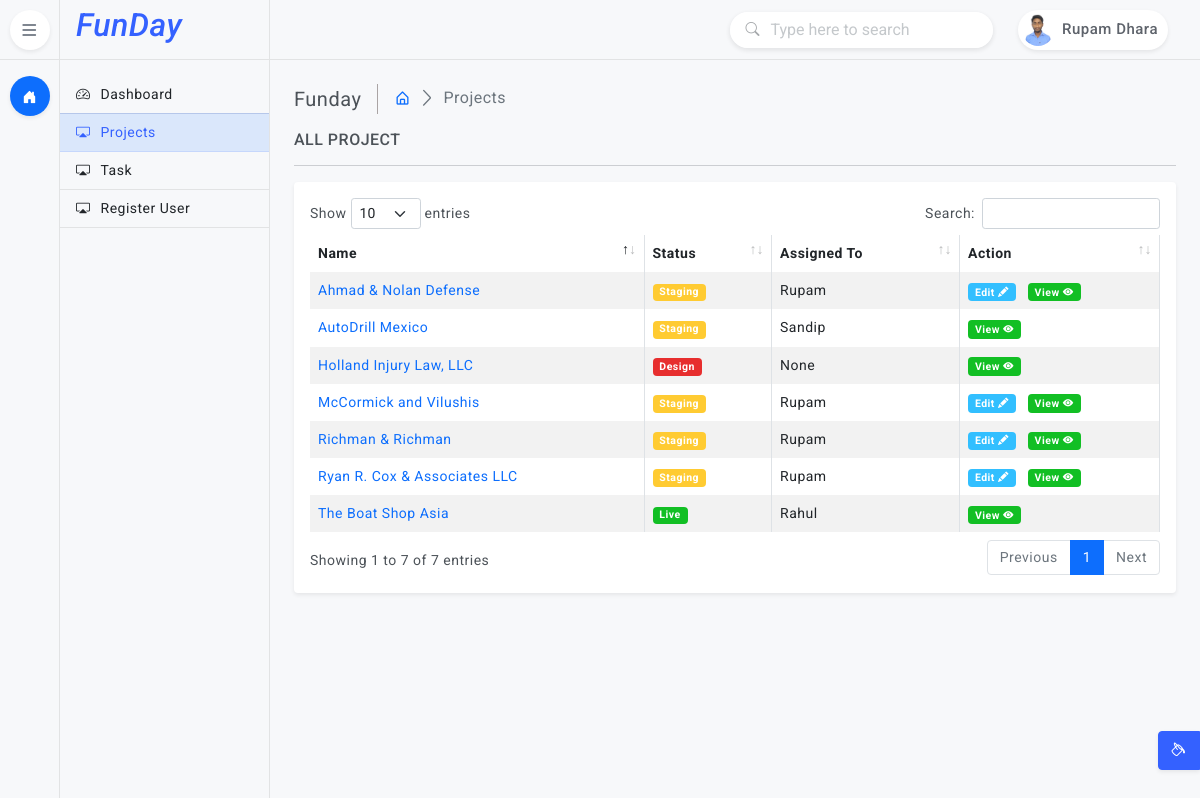
Page /project/ (signed in) on the committed database.
### account/models.py (models this page shows)
class Member(AbstractUser):
    username = None
    email = models.EmailField(unique=True)
    profile_image = models.ImageField(upload_to='user/', null=True, blank=True)
    designation = models.CharField(max_length=255, null=True, blank=True)
    objects = UserManager()
    USERNAME_FIELD = 'email'
    REQUIRED_FIELDS = []
    def __str__(self):
        return self.first_name

### project/models.py (models this page shows, shortened)
class Project(models.Model):
    title = models.CharField(max_length=255)
    slug = models.SlugField(default='', null=True, blank=True, max_length=100)
    associate = models.ForeignKey(Member, on_delete=models.CASCADE, null=True, blank=True)
    status = models.ForeignKey(ProjectStatus, on_delete=models.CASCADE)
    description = HTMLField(null=True, blank=True)
    url = models.URLField(default='', null=True, blank=True)
    adminurl = models.URLField(max_length=200, null=True, blank=True)
    username = models.CharField(max_length=255, default='', null=True, blank=True)
    password = models.CharField(max_length=255, default='', null=True, blank=True)
    extra_credential = HTMLField(null=True, blank=True)
    date_created = models.DateTimeField(default=datetime.now)

class ProjectStatus(models.Model):
    name = models.CharField(max_length=255)
    def __str__(self):
        return self.name

### project/views.py (the view)
# urls.py: path('', views.Projects, name='project'),
@login_required
def Projects(request):
    theme = request.session.get('inlineRadioOptions')
    project = Project.objects.all().order_by('title')
    data = {
        'project' : project,
        'theme' : theme
    }
    return render(request, 'project.html', data)

### templates/project.html (shortened to what this page needs)
{% extends "base.html" %}
{% block 'content' %}
    <main class="page-content">
        <div class="page-breadcrumb d-none d-sm-flex align-items-center mb-3">
            <div class="breadcrumb-title pe-3">Funday</div>
            <div class="ps-3">
                <nav aria-label="breadcrumb">
                    <ol class="breadcrumb mb-0 p-0">
                        <li class="breadcrumb-item"><a href="javascript:;"><i class="bx bx-home-alt"></i></a>
                        </li>
                        <li class="breadcrumb-item active" aria-current="page">Projects</li>
                    </ol>
                </nav>
            </div>
        </div>
        <h6 class="mb-0 text-uppercase">All project</h6>
            <hr />
            <div class="card">
                <div class="card-body">
                    <div class="table-responsive">
                        <table id="example" class="table table-striped table-bordered" style="width:100%">
                            <thead>
                                <tr>
                                    <th>Name</th>
                                    <th>Status</th>
                                    <th>Assigned To</th>
                                    <th>Action</th>
                                </tr>
                            </thead>
                            <tbody>
                                {% for x in project %}
                                    <tr>
                                        <td><a href="{% url "projectdetails" x.slug %}">{{ x.title }}</a></td>
                                        <td><span class="badge {% if x.status_id == 1 %} bg-danger{% elif x.status_id == 2 %} bg-warning{% elif x.status_id == 3 %} bg-success{% endif %}">{{ x.status }}</span></td>
                                        <td>{{x.associate}}</td>
                                        <td>{% if request.user.id == x.associate_id %}<a class="badge bg-info" href="{% url "projectedit" x.id %}">Edit <i class="bi bi-pencil-fill"></i></a>&nbsp;&nbsp; {% endif %}<a class="badge bg-success" href="{% url "projectdetails" x.slug %}">View <i class="bi bi-eye-fill"></i></a></td>
                                    </tr>
                                {% endfor %}
                            </tbody>
                        </table>
                    </div>
                </div>
            </div>
    </main>
{% endblock 'content' %}

### templates/base.html (shortened to what this page needs)
<!doctype html>
{% if theme == 'dark' %}
<html lang="en" class="dark-theme">
{% else %}
<html lang="en" class="minimal-theme">
{% endif %}
<head>
    <link href="/static/plugins/simplebar/css/simplebar.css" rel="stylesheet" />
    <link href="/static/plugins/perfect-scrollbar/css/perfect-scrollbar.css" rel="stylesheet" />
    <link href="/static/plugins/datatable/css/dataTables.bootstrap5.min.css" rel="stylesheet" />
    <link href="/static/css/bootstrap.min.css" rel="stylesheet" />
    <link href="/static/css/bootstrap-extended.css" rel="stylesheet" />
    <link href="/static/css/style.css" rel="stylesheet" />
    <link href="/static/css/icons.css" rel="stylesheet">
    <link rel="stylesheet" href="https://cdnjs.cloudflare.com/ajax/libs/bootstrap-icons/1.10.5/font/bootstrap-icons.min.css" />
    <link href="/static/css/pace.min.css" rel="stylesheet" />
    <link href="/static/css/dark-theme.css" rel="stylesheet" />
    <link href="/static/css/light-theme.css" rel="stylesheet" />
    <link href="/static/css/semi-dark.css" rel="stylesheet" />
    <link href="/static/css/header-colors.css" rel="stylesheet" />
</head>
<body>
    <div class="wrapper">
        <header class="top-header">
            <nav class="navbar navbar-expand">
                <form class="searchbar d-none d-xl-flex ms-auto">
                    <div class="position-absolute top-50 translate-middle-y search-icon ms-3"><i
                            class="bi bi-search"></i></div>
                    <input class="form-control" type="text" placeholder="Type here to search">
                </form>
                <div class="top-navbar-right ms-3">
                    <ul class="navbar-nav align-items-center">
                        {% if request.user.is_authenticated %}
                            <li class="nav-item dropdown dropdown-large">
                                <a class="nav-link dropdown-toggle dropdown-toggle-nocaret" href="#"
                                    data-bs-toggle="dropdown">
                                    <div class="user-setting d-flex align-items-center gap-1">
                                        <img src="/media/{{ request.user.profile_image }}" class="user-img" alt="">
                                        <div class="user-name d-none d-sm-block">{{ request.user.first_name }} {{ request.user.last_name }}</div>
                                    </div>
                                </a>
                            </li>
                        {% endif %}
                    </ul>
                </div>
            </nav>
        </header>
        <aside class="sidebar-wrapper">
            <div class="iconmenu">
                <div class="nav-toggle-box">
                    <div class="nav-toggle-icon"><i class="bi bi-list"></i></div>
                </div>
                <ul class="nav nav-pills flex-column">
                    <li class="nav-item" data-bs-toggle="tooltip" data-bs-placement="right" title="Dashboards">
                        <button class="nav-link active" data-bs-toggle="pill" data-bs-target="#pills-dashboards"
                            type="button"><i class="bi bi-house-door-fill"></i></button>
                    </li>
                </ul>
            </div>
            <div class="textmenu">
                <div class="brand-logo text-center">
                    <h2 class="text-primary"><em>FunDay </em></h2>
                </div>
                <div class="tab-content">
                    <div class="tab-pane fade active show" id="pills-dashboards">
                        <div class="list-group list-group-flush">
                            <a href="{% url "home" %}" class="list-group-item"><i class="bi bi-speedometer2"></i>Dashboard</a>
                            <a href="{% url "project" %}" class="list-group-item"><i class="bi bi-cast"></i></i>Projects</a>
                            <a href="{% url "task" %}" class="list-group-item"><i class="bi bi-cast"></i></i>Task</a>
                            {% if request.user.is_staff == 1 %}<a href="{% url "registration" %}" class="list-group-item"><i class="bi bi-cast"></i></i>Register User</a>{% endif %}
                        </div>
                    </div>
                </div>
            </div>
        </aside>
        {% block 'content' %}{% endblock 'content' %}
        <div class="switcher-body">
            <button class="btn btn-primary btn-switcher shadow-sm" type="button" data-bs-toggle="offcanvas"
                data-bs-target="#offcanvasScrolling" aria-controls="offcanvasScrolling"><i
                    class="bi bi-paint-bucket me-0"></i></button>
        </div>
    </div>
</body>
</html>

### rows in the picture
Member: user.profile_image (picture), user.first_name "Rupam", user.last_name "Dhara"
Project: title "Ahmad & Nolan Defense", status "Staging", associate "Rupam", shows "Edit"
Project: title "AutoDrill Mexico", status "Staging", associate "Sandip"
Project: title "Holland Injury Law, LLC", status "Design", associate "None"
Project: title "McCormick and Vilushis", status "Staging", associate "Rupam", shows "Edit"
Project: title "Richman & Richman", status "Staging", associate "Rupam", shows "Edit"
Project: title "Ryan R. Cox & Associates LLC", status "Staging", associate "Rupam", shows "Edit"
Project: title "The Boat Shop Asia", status "Live", associate "Rahul"
